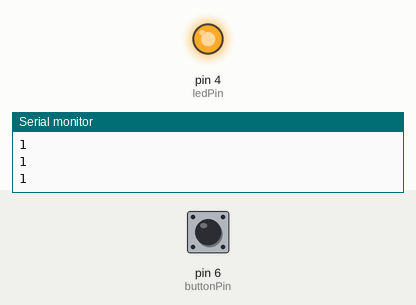
This sketch was run on a simulated Arduino Uno, built with avr-gcc and run on an emulated ATmega328P. On the bench: output pins drawn as LEDs (lit = HIGH), the last lines printed to the serial monitor. Inputs (shaded band) come from the test bench; at power-on: pin 6 (buttonPin) HIGH.

Above: at 1.2 s.
1.3 s: pin 6 (buttonPin) pulled LOW for 0.15 s
At 1.37 s:
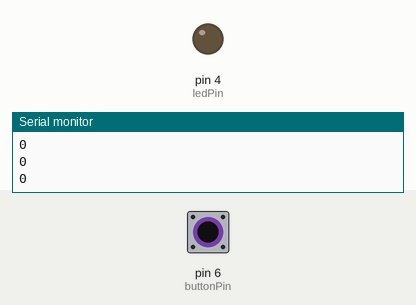
2.9 s: pin 6 (buttonPin) pulled LOW for 3.2 s
At 7.6 s:
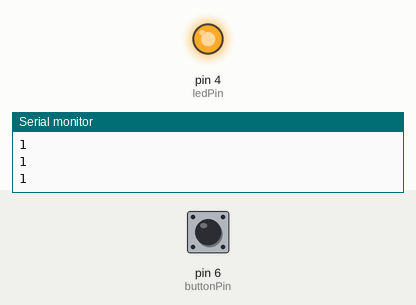
Timing chart, 0 to 9.1 s (numbered marks = the images above; inputs shaded):
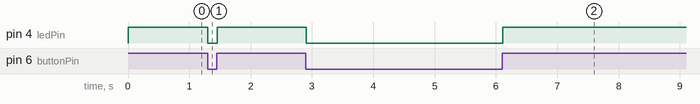

Measured:
- after the input at 1.3 s, pin 4 (ledPin): HIGH → LOW at once, → HIGH 0.15 s later
- after the input at 2.9 s, pin 4 (ledPin): HIGH → LOW at once, → HIGH 3.2 s later

The sketch:

Switch_Read_Example_2.ino
```cpp
// Example 1
const int buttonPin = 6; // Define pin number for button
const int ledPin = 4; // Define pin number for LED

void setup() {
pinMode(buttonPin, INPUT_PULLUP); // Set button pin as input with pull-up resistor
pinMode(ledPin, OUTPUT); // Set LED pin as output
Serial.begin(9600); // Initialize serial communication
}

void loop() {
int buttonState = digitalRead(buttonPin); // Read state of button
digitalWrite(ledPin, buttonState); // Set LED state to button state
Serial.println(buttonState); // Print button state to serial monitor
delay(10); // Wait for 10ms
}
```
